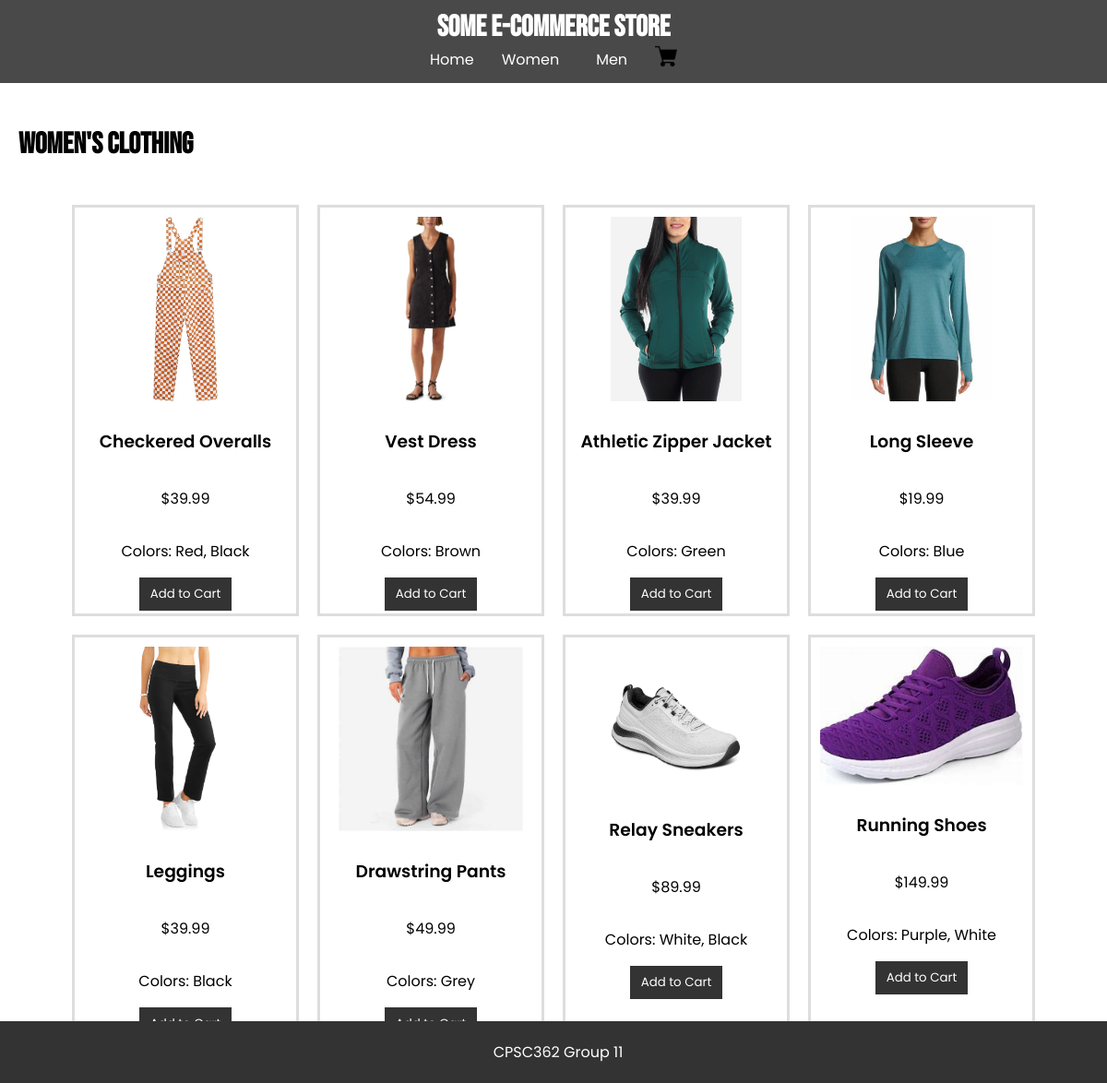
Screenshot of /women/clothing with the database file from the repository.
### tables this page shows
CREATE TABLE items
                    (id TEXT PRIMARY KEY,
                    name TEXT NOT NULL,
                    category TEXT NOT NULL,
                    subcategory TEXT NOT NULL,
                    price REAL NOT NULL,
                    image TEXT,
                    color TEXT);

### app.py (the view)
@app.route('/women/clothing')
def women_clothing():
    with sqlite3.connect(DB_PATH) as con:
        cur = con.cursor()
        cur.execute("SELECT * FROM items WHERE category = 'Women' AND subcategory = 'Clothing'")
        items = cur.fetchall()
    return render_template("women_clothing.html", items=items)

### templates/women_clothing.html (shortened to what this page needs)
{% extends "base.html" %}
{% block content %}
    <h2>Women's Clothing</h2>
    <div class="items">
        {% for item in items %}
            <div class="item">
                <img src="{{ url_for('static', filename='images/' + item[5]) }}" alt="{{ item[1] }}">
                <h3>{{ item[1] }}</h3>
                <p>${{ "%.2f" % item[4] }}</p>
                <p class="colors">Colors: {{ item[6] }}</p>
                <form method="POST" action="{{ url_for('add_to_cart') }}">
                    <button type="submit" class="add-to-cart">Add to Cart</button>
                </form>
            </div>
        {% else %}
            <p>No items found.</p>
        {% endfor %}
    </div>
{% endblock %}

### templates/base.html (shortened to what this page needs)
<!DOCTYPE html>
<head>
    <link rel="stylesheet" href="{{ url_for('static', filename='css/style.css') }}">
</head>
<body>
    <header>
        <h1>Some E-Commerce Store</h1>
        <nav>
            <a href="{{ url_for('home') }}">Home</a>
            <div class="dropdown">
                <span>Women</span>
            </div>
            <div class="dropdown">
                <span>Men</span>
            </div>
            <a href="{{ url_for('shopping_cart') }}" class="cart-link">
                <img src="{{ url_for('static', filename='images/cart.png') }}" alt="Shopping Cart" class="cart-icon">
            </a>
        </nav>
    </header>
    <main>
        {% block content %}{% endblock %}
    </main>
    <footer>
        <p>CPSC362 Group 11</p>
    </footer>
</body>
</html>

### static/css/style.css (style rules this page uses)
body { font-family: 'Poppins', sans-serif; font-weight: 400; margin: 0; padding: 0; }
header { background-color: #494949; color: white; padding: 10px 20px; text-align: center; }
header h1 { font-family: 'Bebas Neue', sans-serif; font-family: 2.5em; font-weight: 700; margin: 0; }
main { padding: 20px; }
h2 { font-family: 'Bebas Neue', sans-serif; font-size: 2em; font-weight: 700; }
h3 { font-family: 'Poppins', sans-serif; font-weight: 600; }
nav { display: flex; align-items: center; justify-content: center; flex-wrap: wrap; font-family: 'Poppins', sans-serif; font-weight: 400; }
nav a { color: white; margin: 0px 10px; text-decoration: none; }
.dropdown { position: relative; display: inline-block; margin: 0 10px; }
.dropdown span { font-family: 'Poppins', sans-serif; color: white; padding: 10px; cursor: pointer; }
.items { display: flex; flex-wrap: wrap; gap: 20px; justify-content: center; padding: 20px; }
.item { border: .2em solid #ddd; padding: 10px; width: 220px; text-align: center; height: 420px; flex-direction: column; display: flex; }
.item img { max-width: 100%; max-height: 200px; object-fit: contain; display: block; margin: 0 auto 10px auto; flex-shrink: 0; }
footer { background-color: #333; color: white; text-align: center; padding: 5px; position: fixed; bottom: 0; width: 100%; }
.cart-icon { width: 24px; height: auto; }
.add-to-cart { font-family: 'Poppins', sans-serif; background-color: #333; color: white; border: none; padding: 8px 12px; cursor: pointer; margin-bottom: 10px; }

### rows the page displays
items: image (picture), name "Checkered Overalls", price "39.99", color "Red, Black"
items: image (picture), name "Vest Dress", price "54.99", color "Brown"
items: image (picture), name "Athletic Zipper Jacket", price "39.99", color "Green"
items: image (picture), name "Long Sleeve", price "19.99", color "Blue"
items: image (picture), name "Leggings", price "39.99", color "Black"
items: image (picture), name "Drawstring Pants", price "49.99", color "Grey"
items: image (picture), name "Relay Sneakers", price "89.99", color "White, Black"
items: image (picture), name "Running Shoes", price "149.99", color "Purple, White"
